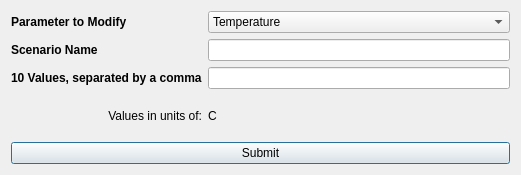
<?xml version="1.0" encoding="UTF-8"?>
<ui version="4.0">
 <class>Dialog</class>
 <widget class="QDialog" name="Dialog">
  <property name="geometry">
   <rect>
    <x>0</x>
    <y>0</y>
    <width>521</width>
    <height>175</height>
   </rect>
  </property>
  <property name="windowTitle">
   <string>Dialog</string>
  </property>
  <layout class="QGridLayout" name="gridLayout_3">
   <item row="1" column="0">
    <widget class="QLabel" name="label_2">
     <property name="font">
      <font>
       <weight>75</weight>
       <bold>true</bold>
      </font>
     </property>
     <property name="text">
      <string>Scenario Name</string>
     </property>
    </widget>
   </item>
   <item row="0" column="0">
    <widget class="QLabel" name="label">
     <property name="font">
      <font>
       <weight>75</weight>
       <bold>true</bold>
      </font>
     </property>
     <property name="text">
      <string>Parameter to Modify</string>
     </property>
    </widget>
   </item>
   <item row="0" column="1">
    <widget class="QComboBox" name="parameterComboBox">
     <item>
      <property name="text">
       <string>Temperature</string>
      </property>
     </item>
     <item>
      <property name="text">
       <string>VCC</string>
      </property>
     </item>
     <item>
      <property name="text">
       <string>TX Bias Current</string>
      </property>
     </item>
     <item>
      <property name="text">
       <string>RX Power</string>
      </property>
     </item>
     <item>
      <property name="text">
       <string>TX Power</string>
      </property>
     </item>
    </widget>
   </item>
   <item row="2" column="1">
    <widget class="QLineEdit" name="valuesLineEdit"/>
   </item>
   <item row="2" column="0">
    <widget class="QLabel" name="label_3">
     <property name="font">
      <font>
       <weight>75</weight>
       <bold>true</bold>
      </font>
     </property>
     <property name="text">
      <string>10 Values, separated by a comma</string>
     </property>
    </widget>
   </item>
   <item row="1" column="1">
    <widget class="QLineEdit" name="nameLineEdit"/>
   </item>
   <item row="4" column="0" colspan="2">
    <widget class="QPushButton" name="submitButton">
     <property name="text">
      <string>Submit</string>
     </property>
    </widget>
   </item>
   <item row="3" column="0">
    <widget class="QLabel" name="label_4">
     <property name="text">
      <string>Values in units of:</string>
     </property>
     <property name="alignment">
      <set>Qt::AlignRight|Qt::AlignTrailing|Qt::AlignVCenter</set>
     </property>
    </widget>
   </item>
   <item row="3" column="1">
    <widget class="QLabel" name="unitLabel">
     <property name="text">
      <string>C</string>
     </property>
    </widget>
   </item>
  </layout>
 </widget>
 <resources/>
 <connections/>
</ui>
